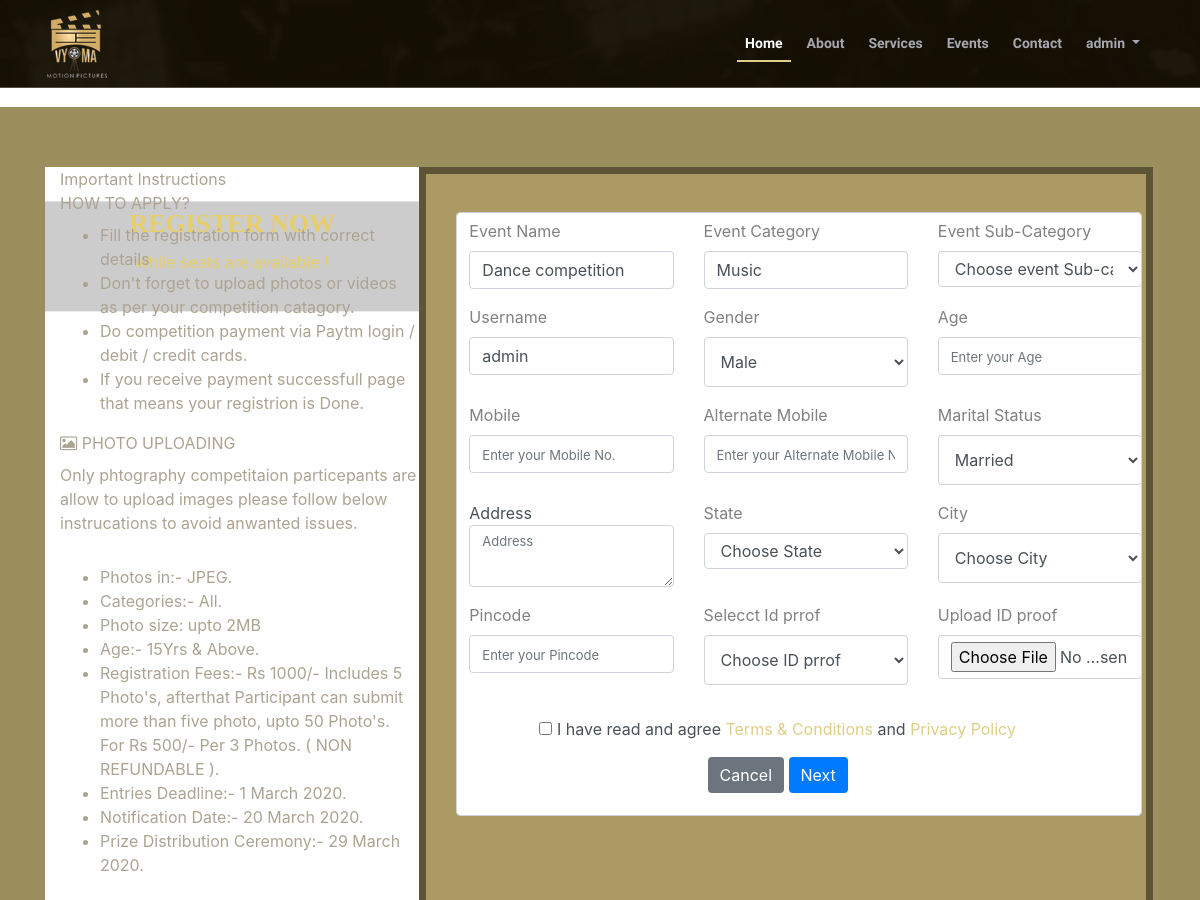
Before: /register/1/ (signed in, upper part) with the older database file.
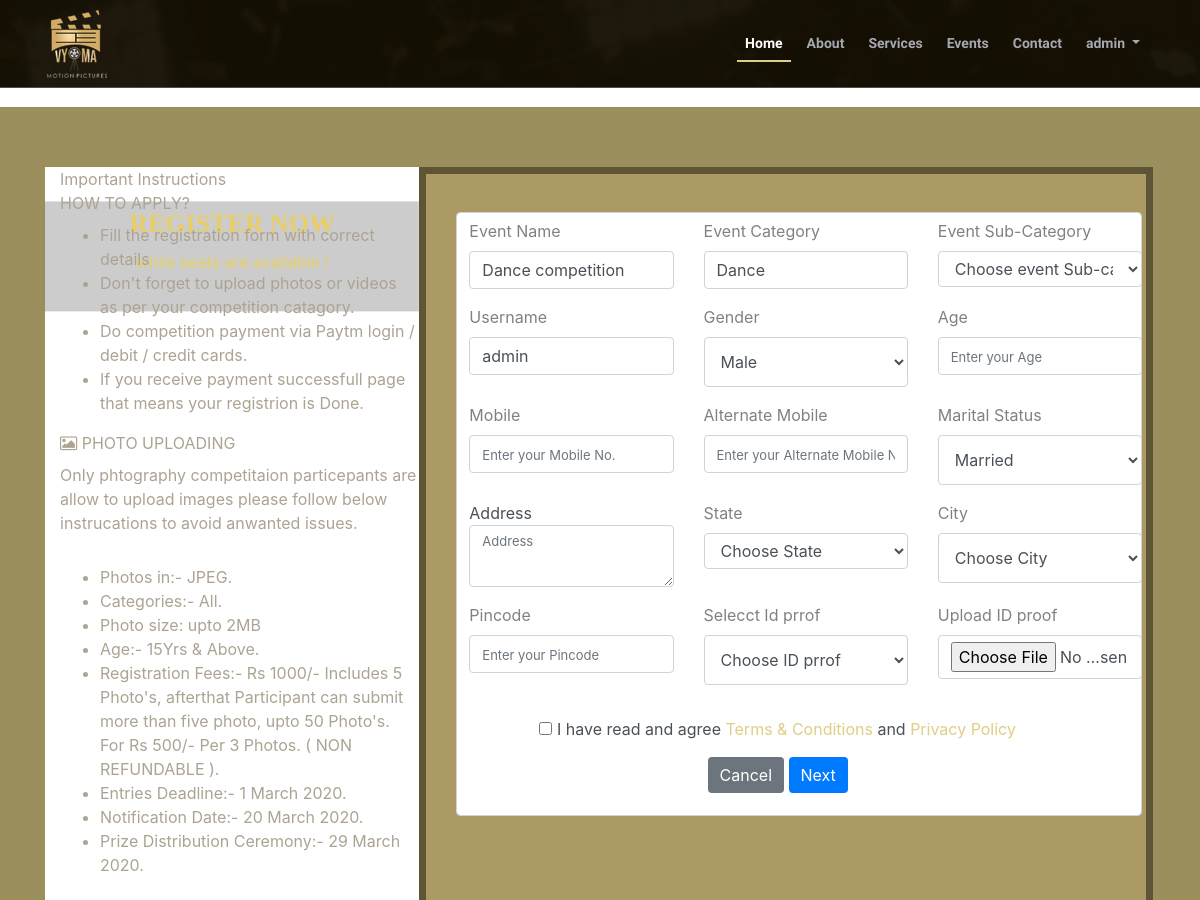
After: the same page with the newer database file.
### event_reg/models.py (models this page shows)
class event(models.Model):
    event_name=models.CharField(max_length=125)
    event_photo=models.ImageField(upload_to="images/",null=True,blank=True)
    event_location=models.CharField(max_length=100)
    event_category=models.CharField(max_length=100,null=True,choices=CATEGORY_CHOICES, default='None')
    event_start_date=models.DateField(auto_now=False, auto_now_add=False)
    event_end_date=models.DateField(auto_now=False, auto_now_add=False)
    event_discription=models.TextField(blank=True,null=True)
    event_address=models.TextField(blank=True,null=True)
    event_instructuions=models.TextField(blank=True,null=True)
    event_highlight1=models.TextField(blank=True,null=True)
    event_highlight2=models.TextField(blank=True,null=True)
    event_highlight3=models.TextField(blank=True,null=True)
    event_highlight4=models.TextField(blank=True,null=True)
    event_highlight5=models.TextField(blank=True,null=True)
    event_highlight6=models.TextField(blank=True,null=True)
    event_photo1=models.ImageField(upload_to="images/",null=True,blank=True)
    event_photo2=models.ImageField(upload_to="images/",null=True,blank=True)
    event_photo3=models.ImageField(upload_to="images/",null=True,blank=True)
    event_photo4=models.ImageField(upload_to="images/",null=True,blank=True)
    event_photo5=models.ImageField(upload_to="images/",null=True,blank=True)
    event_photo6=models.ImageField(upload_to="images/",null=True,blank=True)
    event_photo7=models.ImageField(upload_to="images/",null=True,blank=True)

### event_reg/views.py (the view, shortened to what this page needs)
# urls.py: path('register/', views.register, name ='register'),
@login_required
def register(request,pk=None):
	if pk:
		even=event.objects.get(pk=pk)
		try:
			reg_user=user_reg.objects.get(Email=request.user.email)
			print ("regrister_user_id",request.user.email)
		except:
			reg_user=None
			print ("banddddddd")
			pass
		return render(request,'Register-now.html',{"event":even,"reg_user":reg_user})

### templates/Register-now.html (shortened to what the changed rows need)
{% extends 'master.html' %}
{% load static %}
{% block content %}
    <main  id="main" class="bg-white">
        <div class="form-conainer">
            <div class="row">
                <div class="col-lg-4 col-md-4 bg-white col-sm-12 hidden-xs">
                    <div class="row">
                        <div class="col-lg-12 col-md-12 side-img-content">
                            <h2>Register now </h2>
                        </div>
                        </div>
                </div>
                <aside class="col-sm-12 col-lg-8 col-md-8 pl0  content-form">
                    <div class="border-box p30">
                        <div class="row">
                            <div class="col-lg-12 col-md-12 ">
                                <div class="white-bg">
                                    <div class="row">
                                        <div class="col-lg-12 col-md-12 mt-2">
                                            <form role="form" enctype="multipart/form-data" class="form-control" method='POST' action="/register/">
                                                <div class="row">
                                                    <div class="col-lg-4 form-group  col-md-4">
                                                        <label>Event Name</label>
                                                        <input class="form-control" type="text" name="event_name" value="{{event.event_name}}" placeholder="Event Name" required/>
                                                    </div>
                                                    <div class="col-lg-4 col-md-4">
                                                        <label>Event Category</label>
                                                        <input class="form-control" type="text" name="event_category" id="event_category" size="1"  value="{{event.event_category}}" placeholder="Event catagory" required />
                                                    </div>
                                            </form>
                                        </div>
                                    </div>
                                </div>
                            </div>
                        </div>
                    </div>
                </aside>
            </div>
        </div>
    </main>
{%endblock%}

Changed rows visible on the page:
changed event "Dance competition": event_category "Music" → "Dance"
